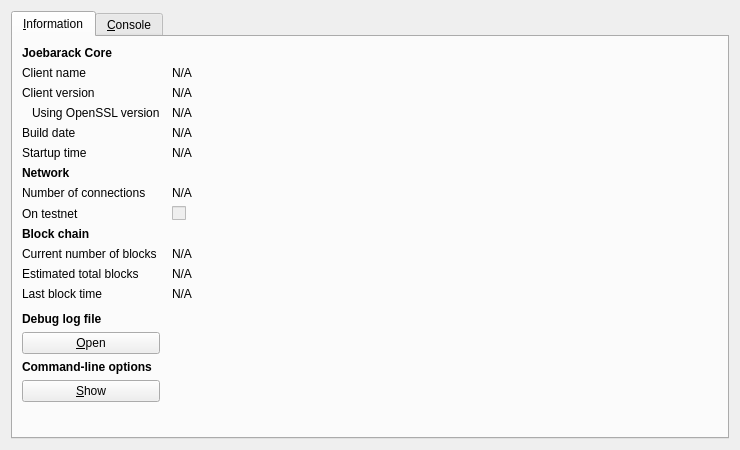
<?xml version="1.0" encoding="UTF-8"?>
<ui version="4.0">
 <class>RPCConsole</class>
 <widget class="QDialog" name="RPCConsole">
  <property name="geometry">
   <rect>
    <x>0</x>
    <y>0</y>
    <width>740</width>
    <height>450</height>
   </rect>
  </property>
  <property name="windowTitle">
   <string>Joebarack - Debug window</string>
  </property>
  <layout class="QVBoxLayout" name="verticalLayout_2">
   <item>
    <widget class="QTabWidget" name="tabWidget">
     <property name="currentIndex">
      <number>0</number>
     </property>
     <widget class="QWidget" name="tab_info">
      <attribute name="title">
       <string>&amp;Information</string>
      </attribute>
      <layout class="QGridLayout" name="gridLayout" columnstretch="0,1">
       <property name="horizontalSpacing">
        <number>12</number>
       </property>
       <item row="0" column="0">
        <widget class="QLabel" name="label_9">
         <property name="font">
          <font>
           <weight>75</weight>
           <bold>true</bold>
          </font>
         </property>
         <property name="text">
          <string>Joebarack Core</string>
         </property>
        </widget>
       </item>
       <item row="1" column="0">
        <widget class="QLabel" name="label_5">
         <property name="text">
          <string>Client name</string>
         </property>
        </widget>
       </item>
       <item row="1" column="1">
        <widget class="QLabel" name="clientName">
         <property name="cursor">
          <cursorShape>IBeamCursor</cursorShape>
         </property>
         <property name="text">
          <string>N/A</string>
         </property>
         <property name="textFormat">
          <enum>Qt::PlainText</enum>
         </property>
         <property name="textInteractionFlags">
          <set>Qt::LinksAccessibleByMouse|Qt::TextSelectableByKeyboard|Qt::TextSelectableByMouse</set>
         </property>
        </widget>
       </item>
       <item row="2" column="0">
        <widget class="QLabel" name="label_6">
         <property name="text">
          <string>Client version</string>
         </property>
        </widget>
       </item>
       <item row="2" column="1">
        <widget class="QLabel" name="clientVersion">
         <property name="cursor">
          <cursorShape>IBeamCursor</cursorShape>
         </property>
         <property name="text">
          <string>N/A</string>
         </property>
         <property name="textFormat">
          <enum>Qt::PlainText</enum>
         </property>
         <property name="textInteractionFlags">
          <set>Qt::LinksAccessibleByMouse|Qt::TextSelectableByKeyboard|Qt::TextSelectableByMouse</set>
         </property>
        </widget>
       </item>
       <item row="3" column="0">
        <widget class="QLabel" name="label_14">
         <property name="text">
          <string>Using OpenSSL version</string>
         </property>
         <property name="indent">
          <number>10</number>
         </property>
        </widget>
       </item>
       <item row="3" column="1">
        <widget class="QLabel" name="openSSLVersion">
         <property name="cursor">
          <cursorShape>IBeamCursor</cursorShape>
         </property>
         <property name="text">
          <string>N/A</string>
         </property>
         <property name="textFormat">
          <enum>Qt::PlainText</enum>
         </property>
         <property name="textInteractionFlags">
          <set>Qt::LinksAccessibleByMouse|Qt::TextSelectableByKeyboard|Qt::TextSelectableByMouse</set>
         </property>
        </widget>
       </item>
       <item row="4" column="0">
        <widget class="QLabel" name="label_12">
         <property name="text">
          <string>Build date</string>
         </property>
        </widget>
       </item>
       <item row="4" column="1">
        <widget class="QLabel" name="buildDate">
         <property name="cursor">
          <cursorShape>IBeamCursor</cursorShape>
         </property>
         <property name="text">
          <string>N/A</string>
         </property>
         <property name="textFormat">
          <enum>Qt::PlainText</enum>
         </property>
         <property name="textInteractionFlags">
          <set>Qt::LinksAccessibleByMouse|Qt::TextSelectableByKeyboard|Qt::TextSelectableByMouse</set>
         </property>
        </widget>
       </item>
       <item row="5" column="0">
        <widget class="QLabel" name="label_13">
         <property name="text">
          <string>Startup time</string>
         </property>
        </widget>
       </item>
       <item row="5" column="1">
        <widget class="QLabel" name="startupTime">
         <property name="cursor">
          <cursorShape>IBeamCursor</cursorShape>
         </property>
         <property name="text">
          <string>N/A</string>
         </property>
         <property name="textFormat">
          <enum>Qt::PlainText</enum>
         </property>
         <property name="textInteractionFlags">
          <set>Qt::LinksAccessibleByMouse|Qt::TextSelectableByKeyboard|Qt::TextSelectableByMouse</set>
         </property>
        </widget>
       </item>
       <item row="6" column="0">
        <widget class="QLabel" name="label_11">
         <property name="font">
          <font>
           <weight>75</weight>
           <bold>true</bold>
          </font>
         </property>
         <property name="text">
          <string>Network</string>
         </property>
        </widget>
       </item>
       <item row="7" column="0">
        <widget class="QLabel" name="label_7">
         <property name="text">
          <string>Number of connections</string>
         </property>
        </widget>
       </item>
       <item row="7" column="1">
        <widget class="QLabel" name="numberOfConnections">
         <property name="cursor">
          <cursorShape>IBeamCursor</cursorShape>
         </property>
         <property name="text">
          <string>N/A</string>
         </property>
         <property name="textFormat">
          <enum>Qt::PlainText</enum>
         </property>
         <property name="textInteractionFlags">
          <set>Qt::LinksAccessibleByMouse|Qt::TextSelectableByKeyboard|Qt::TextSelectableByMouse</set>
         </property>
        </widget>
       </item>
       <item row="8" column="0">
        <widget class="QLabel" name="label_8">
         <property name="text">
          <string>On testnet</string>
         </property>
        </widget>
       </item>
       <item row="8" column="1">
        <widget class="QCheckBox" name="isTestNet">
         <property name="enabled">
          <bool>false</bool>
         </property>
         <property name="text">
          <string/>
         </property>
        </widget>
       </item>
       <item row="9" column="0">
        <widget class="QLabel" name="label_10">
         <property name="font">
          <font>
           <weight>75</weight>
           <bold>true</bold>
          </font>
         </property>
         <property name="text">
          <string>Block chain</string>
         </property>
        </widget>
       </item>
       <item row="10" column="0">
        <widget class="QLabel" name="label_3">
         <property name="text">
          <string>Current number of blocks</string>
         </property>
        </widget>
       </item>
       <item row="10" column="1">
        <widget class="QLabel" name="numberOfBlocks">
         <property name="cursor">
          <cursorShape>IBeamCursor</cursorShape>
         </property>
         <property name="text">
          <string>N/A</string>
         </property>
         <property name="textFormat">
          <enum>Qt::PlainText</enum>
         </property>
         <property name="textInteractionFlags">
          <set>Qt::LinksAccessibleByMouse|Qt::TextSelectableByKeyboard|Qt::TextSelectableByMouse</set>
         </property>
        </widget>
       </item>
       <item row="11" column="0">
        <widget class="QLabel" name="label_4">
         <property name="text">
          <string>Estimated total blocks</string>
         </property>
        </widget>
       </item>
       <item row="11" column="1">
        <widget class="QLabel" name="totalBlocks">
         <property name="cursor">
          <cursorShape>IBeamCursor</cursorShape>
         </property>
         <property name="text">
          <string>N/A</string>
         </property>
         <property name="textFormat">
          <enum>Qt::PlainText</enum>
         </property>
         <property name="textInteractionFlags">
          <set>Qt::LinksAccessibleByMouse|Qt::TextSelectableByKeyboard|Qt::TextSelectableByMouse</set>
         </property>
        </widget>
       </item>
       <item row="12" column="0">
        <widget class="QLabel" name="label_2">
         <property name="text">
          <string>Last block time</string>
         </property>
        </widget>
       </item>
       <item row="12" column="1">
        <widget class="QLabel" name="lastBlockTime">
         <property name="cursor">
          <cursorShape>IBeamCursor</cursorShape>
         </property>
         <property name="text">
          <string>N/A</string>
         </property>
         <property name="textFormat">
          <enum>Qt::PlainText</enum>
         </property>
         <property name="textInteractionFlags">
          <set>Qt::LinksAccessibleByMouse|Qt::TextSelectableByKeyboard|Qt::TextSelectableByMouse</set>
         </property>
        </widget>
       </item>
       <item row="13" column="0">
        <spacer name="verticalSpacer_2">
         <property name="orientation">
          <enum>Qt::Vertical</enum>
         </property>
         <property name="sizeHint" stdset="0">
          <size>
           <width>20</width>
           <height>20</height>
          </size>
         </property>
        </spacer>
       </item>
       <item row="14" column="0">
        <widget class="QLabel" name="labelDebugLogfile">
         <property name="font">
          <font>
           <weight>75</weight>
           <bold>true</bold>
          </font>
         </property>
         <property name="text">
          <string>Debug log file</string>
         </property>
        </widget>
       </item>
       <item row="15" column="0">
        <widget class="QPushButton" name="openDebugLogfileButton">
         <property name="toolTip">
          <string>Open the Joebarack debug log file from the current data directory. This can take a few seconds for large log files.</string>
         </property>
         <property name="text">
          <string>&amp;Open</string>
         </property>
         <property name="autoDefault">
          <bool>false</bool>
         </property>
        </widget>
       </item>
       <item row="16" column="0">
        <widget class="QLabel" name="labelCLOptions">
         <property name="font">
          <font>
           <weight>75</weight>
           <bold>true</bold>
          </font>
         </property>
         <property name="text">
          <string>Command-line options</string>
         </property>
        </widget>
       </item>
       <item row="17" column="0">
        <widget class="QPushButton" name="showCLOptionsButton">
         <property name="toolTip">
          <string>Show the Joebarack-Qt help message to get a list with possible Joebarack command-line options.</string>
         </property>
         <property name="text">
          <string>&amp;Show</string>
         </property>
         <property name="autoDefault">
          <bool>false</bool>
         </property>
        </widget>
       </item>
       <item row="18" column="0">
        <spacer name="verticalSpacer">
         <property name="orientation">
          <enum>Qt::Vertical</enum>
         </property>
         <property name="sizeHint" stdset="0">
          <size>
           <width>20</width>
           <height>40</height>
          </size>
         </property>
        </spacer>
       </item>
      </layout>
     </widget>
     <widget class="QWidget" name="tab_console">
      <attribute name="title">
       <string>&amp;Console</string>
      </attribute>
      <layout class="QVBoxLayout" name="verticalLayout_3">
       <property name="spacing">
        <number>3</number>
       </property>
       <item>
        <widget class="QTextEdit" name="messagesWidget">
         <property name="minimumSize">
          <size>
           <width>0</width>
           <height>100</height>
          </size>
         </property>
         <property name="readOnly">
          <bool>true</bool>
         </property>
         <property name="tabKeyNavigation" stdset="0">
          <bool>false</bool>
         </property>
         <property name="columnCount" stdset="0">
          <number>2</number>
         </property>
        </widget>
       </item>
       <item>
        <layout class="QHBoxLayout" name="horizontalLayout">
         <property name="spacing">
          <number>3</number>
         </property>
         <item>
          <widget class="QLabel" name="label">
           <property name="text">
            <string notr="true">&gt;</string>
           </property>
          </widget>
         </item>
         <item>
          <widget class="QLineEdit" name="lineEdit"/>
         </item>
         <item>
          <widget class="QPushButton" name="clearButton">
           <property name="maximumSize">
            <size>
             <width>24</width>
             <height>24</height>
            </size>
           </property>
           <property name="toolTip">
            <string>Clear console</string>
           </property>
           <property name="text">
            <string/>
           </property>
           <property name="icon">
            <iconset resource="../bitcoin.qrc">
             <normaloff>:/icons/remove</normaloff>:/icons/remove</iconset>
           </property>
           <property name="shortcut">
            <string notr="true">Ctrl+L</string>
           </property>
           <property name="autoDefault">
            <bool>false</bool>
           </property>
          </widget>
         </item>
        </layout>
       </item>
      </layout>
     </widget>
    </widget>
   </item>
  </layout>
 </widget>
 <resources>
  <include location="../bitcoin.qrc"/>
 </resources>
 <connections/>
</ui>
